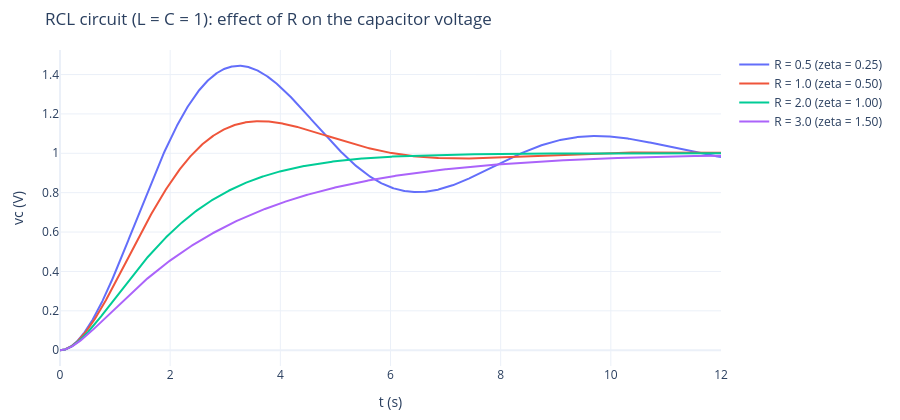

Notebook code for this chart:
### Markdown cell above
## 7. RCL 電路（`RCLData.m`、`RCL.mdl`）

$L\ddot q + R\dot q + \frac{1}{C}q = v_i$，$v_c = q/C$：$\dfrac{V_c(s)}{V_i(s)} = \dfrac{1}{LCs^2 + RCs + 1}$，
$\omega_n = 1/\sqrt{LC}$、$\xi = \frac{R}{2}\sqrt{C/L}$。`RCLData.m`：`L=1; C=1; R=1;`，和 $m = c = k = 1$ 的 MCK 是同一個系統。
對應關係：$L \leftrightarrow m$、$R \leftrightarrow c$、$1/C \leftrightarrow k$、$q \leftrightarrow x$、$v_i \leftrightarrow f$。

### Code cell
Lr, Rr, Cr = 1.0, 1.0, 1.0
_, y_rcl = signal.step(signal.lti([1], [Lr * Cr, Rr * Cr, 1]), T=t)
print(f"wn = {1 / np.sqrt(Lr * Cr)}, zeta = {Rr / 2 * np.sqrt(Cr / Lr)},  max |RCL - MCK| = {np.max(np.abs(y_rcl - y_tf)):.1e}")
print(f"overshoot = {100 * (y_rcl.max() - 1):.1f} %  (exp(-zeta pi/sqrt(1-zeta^2)) = {100 * np.exp(-0.5 * np.pi / np.sqrt(0.75)):.1f} %)")
fig = go.Figure()
for Rv in (0.5, 1.0, 2.0, 3.0):
    _, yy = signal.step(signal.lti([1], [Lr * Cr, Rv * Cr, 1]), T=t)
    fig.add_scatter(x=t, y=np.round(yy, 5), name=f"R = {Rv} (zeta = {Rv / 2:.2f})")
show(fig, "RCL circuit (L = C = 1): effect of R on the capacitor voltage", "t (s)", "vc (V)")

### Figure 1 — Plotly figure (JSON) as saved in the notebook; plotly's stock layout.template omitted (floating-point values rounded to 4 significant figures; data arrays with more than 128 entries replaced by an {"elided": "..."} marker saying what was removed)
{"data": [{"name": "R = 0.5 (zeta = 0.25)", "type": "scatter", "x": {"elided": "1201 float values"}, "y": {"elided": "1201 float values"}}, {"name": "R = 1.0 (zeta = 0.50)", "type": "scatter", "x": {"elided": "1201 float values"}, "y": {"elided": "1201 float values"}}, {"name": "R = 2.0 (zeta = 1.00)", "type": "scatter", "x": {"elided": "1201 float values"}, "y": {"elided": "1201 float values"}}, {"name": "R = 3.0 (zeta = 1.50)", "type": "scatter", "x": {"elided": "1201 float values"}, "y": {"elided": "1201 float values"}}], "layout": {"height": 420, "margin": {"b": 50, "l": 60, "r": 20, "t": 50}, "title": {"text": "RCL circuit (L = C = 1): effect of R on the capacitor voltage"}, "xaxis": {"title": {"text": "t (s)"}}, "yaxis": {"title": {"text": "vc (V)"}}}}
